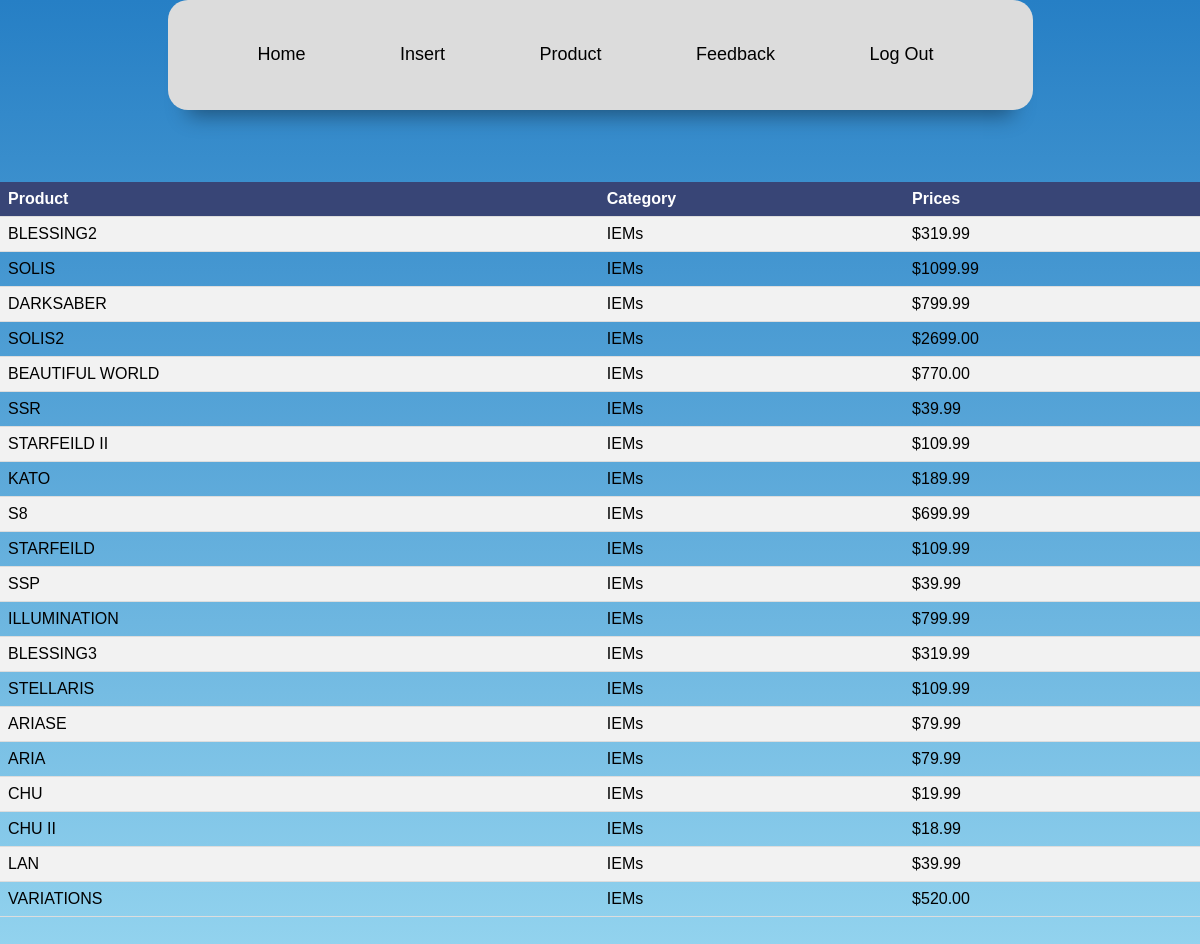
Page /admin/product.php (signed in) on the committed database.
### tables this page shows
CREATE TABLE IF NOT EXISTS `product` (
  `pname` varchar(20) NOT NULL,
  `cname` varchar(20) NOT NULL,
  `prn` varchar(20) NOT NULL,
  `img` varchar(20) NOT NULL
);

### admin/product.php (the view, shortened to what this page needs)
<?php
if($_SESSION['id']==1){
?>
<!DOCTYPE html>
<html lang="en">
<head>
    <link rel="stylesheet" href="nov-style.css">
</head>
<body>
<div class="container">
        <nav>
            <ul>
                <li><a href="home.php">Home</a></li>
                <li><a href="insert.php">Insert</a></li>
                <li><a href="product.php">Product</a></li>
                <li><a href="feedback.php">Feedback</a></li>
                <li><a href="logout.php">Log Out</a></li>
            </ul>
        </nav><br><br><br><br>
<table>
            <tr>
                <th>Product</th>
                <th>Category</th>
                <th>Prices</th>
            </tr>
            <?php
                $sel=mysql_query("select * from product");
                echo"<tr>";
                while($arr=mysql_fetch_array($sel))
                {
                echo"<td>" .$arr['pname']. "</td>";
                echo"<td>" .$arr['cname']. "</td>";
                echo"<td>" .$arr['prn']. "</td>";
                echo"</tr>";
                }
            ?>
        </table>
</body>
</html>
<?php
    }
    else
    {
        header("location:index.php");
    }
?>

### admin/nov-style.css (style rules this page uses)
body { margin: 0; padding: 0; box-sizing: border-box; font-family: 'Poppins', sans-serif; overflow-x: hidden; }
.container { background: rgb(175,233,249); background: linear-gradient(0deg, rgba(175,233,249,1) 0%, rgba(38,127,197,1) 100%); width: 100%; height: 150vh; }
nav { background:#DCDCDC; border-radius: 20px; width: 855px; height: 100px; margin: 0 auto; padding: 5px; box-shadow: 0 25px 20px -20px rgba(0,0,0,0.4); }
a { text-decoration: none; color: black; }
nav ul li { list-style: none; display: inline-block; padding: 13px 35px; margin: 10px; font-size: 18px; font-weight: 500; cursor: pointer; position: relative; z-index: 2; transform: color 0.5s; }
nav ul li::after { content: ''; background:#87CEFA; width: 100%; height: 100%; border-radius: 30px; position: absolute; top: 100%; left:50%; transform: translate(-50%, -50%); z-index: -1; opacity: 0; transform: top 0.5s, opacity 0.5s; }
table { border-collapse: collapse; align-items:center; width:100%; }
th,td { padding: 8px; text-align: left; border-bottom: 1px solid #ddd; }
tr:nth-child(even) { background-color: #f2f2f2 }
th { background-color: #384576; color: white; }

### rows in the picture
product: pname "BLESSING2", cname "IEMs", prn "$319.99"
product: pname "SOLIS", cname "IEMs", prn "$1099.99"
product: pname "DARKSABER", cname "IEMs", prn "$799.99"
product: pname "SOLIS2", cname "IEMs", prn "$2699.00"
product: pname "BEAUTIFUL WORLD", cname "IEMs", prn "$770.00"
product: pname "SSR", cname "IEMs", prn "$39.99"
product: pname "STARFEILD II", cname "IEMs", prn "$109.99"
product: pname "KATO", cname "IEMs", prn "$189.99"
product: pname "S8", cname "IEMs", prn "$699.99"
product: pname "STARFEILD", cname "IEMs", prn "$109.99"
product: pname "SSP", cname "IEMs", prn "$39.99"
product: pname "ILLUMINATION", cname "IEMs", prn "$799.99"
product: pname "BLESSING3", cname "IEMs", prn "$319.99"
product: pname "STELLARIS", cname "IEMs", prn "$109.99"
product: pname "ARIASE", cname "IEMs", prn "$79.99"
product: pname "ARIA", cname "IEMs", prn "$79.99"
product: pname "CHU", cname "IEMs", prn "$19.99"
product: pname "CHU II", cname "IEMs", prn "$18.99"
product: pname "LAN", cname "IEMs", prn "$39.99"
product: pname "VARIATIONS", cname "IEMs", prn "$520.00"
